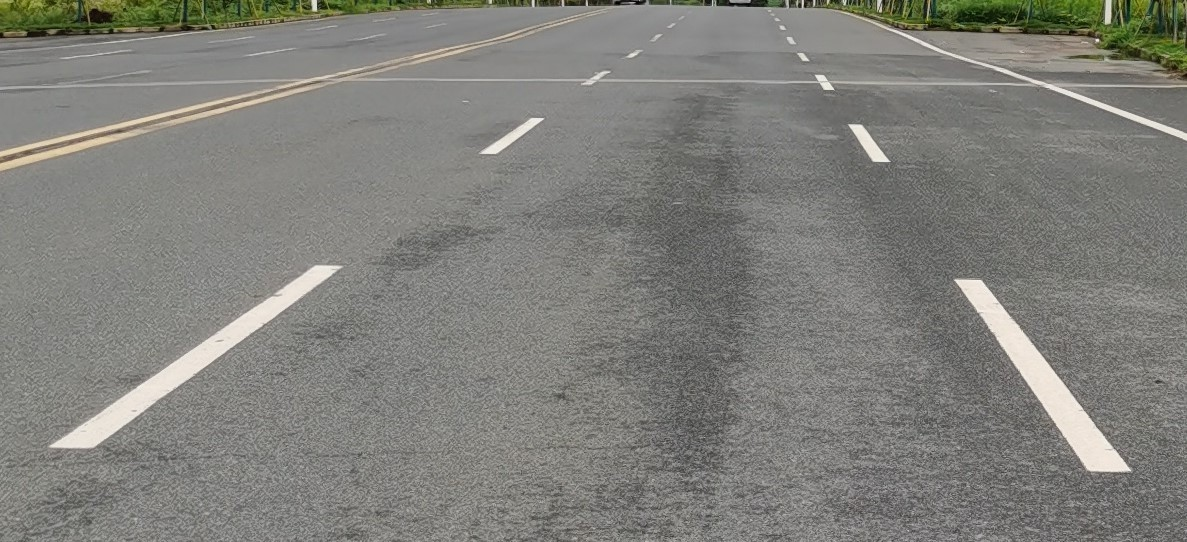
#> input picture vr.jpg, 1187 x 542 px
$ python car_line_pro.py
#> lines starting #> are read from the running program, lines starting #| are printed output that depends on the picture; after the words box and inside, x2 and y2 are one past the last pixel; in counts of white or black regions, pixels touching at a corner belong together
# # 导入os模块，用于执行操作系统命令
# import os
# # 使用pip命令安装opencv-python库，这是cv2的Python接口
# os.system('pip install opencv-python')

import numpy as np
import cv2

img = cv2.imread('vr.jpg')
#> img is the input picture: shape (542, 1187, 3); mean B, G, R 122.6, 127.9, 128.2
# cv2.imshow('img', img)
# cv2.waitKey(0)

# 转为灰度图
gray = cv2.cvtColor(img, cv2.COLOR_BGR2GRAY)
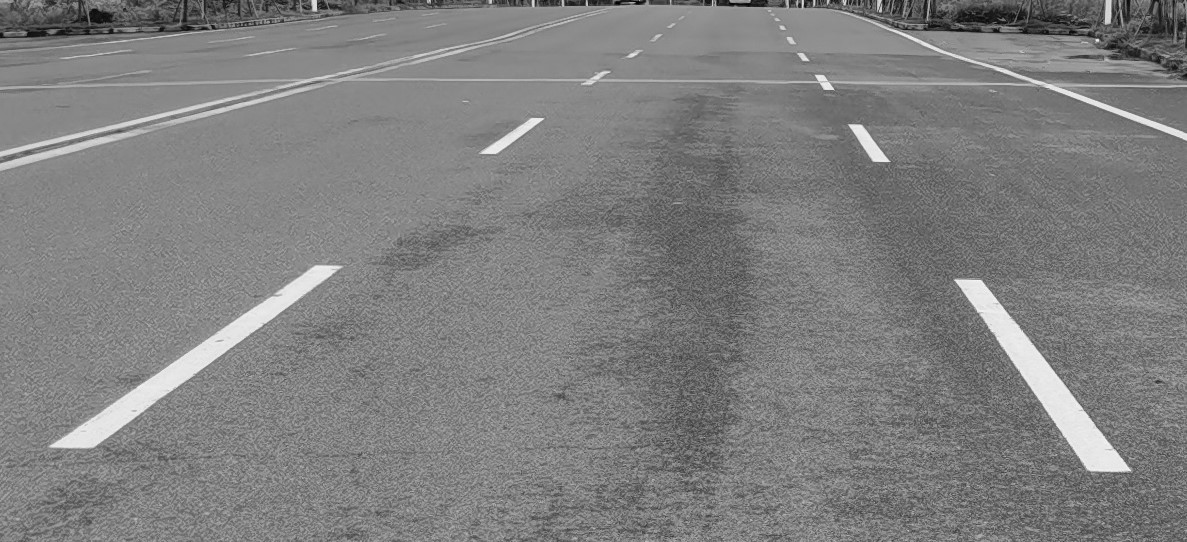
#> gray: shape (542, 1187); min 0, max 248, mean 127.5
cv2.imwrite('gray.jpg', gray)
# cv2.waitKey(0)

"""
中间可以使用滤波做处理
高斯滤波：cv2.GaussianBlur(图像:gray, 高斯核:[5, 5], sigmaX:1)
2D滤波：cv2.filter2D(图像:gray, deep:-1, kernel)
归一化卷积框：cv2.blur(图像:gray, ksize:(5, 5))
中值模糊：cv2.medianBlur(图像:gray, ksize:5)
"""

# Canny算子获得边缘
edge_img = cv2.Canny(gray, 210, 300)
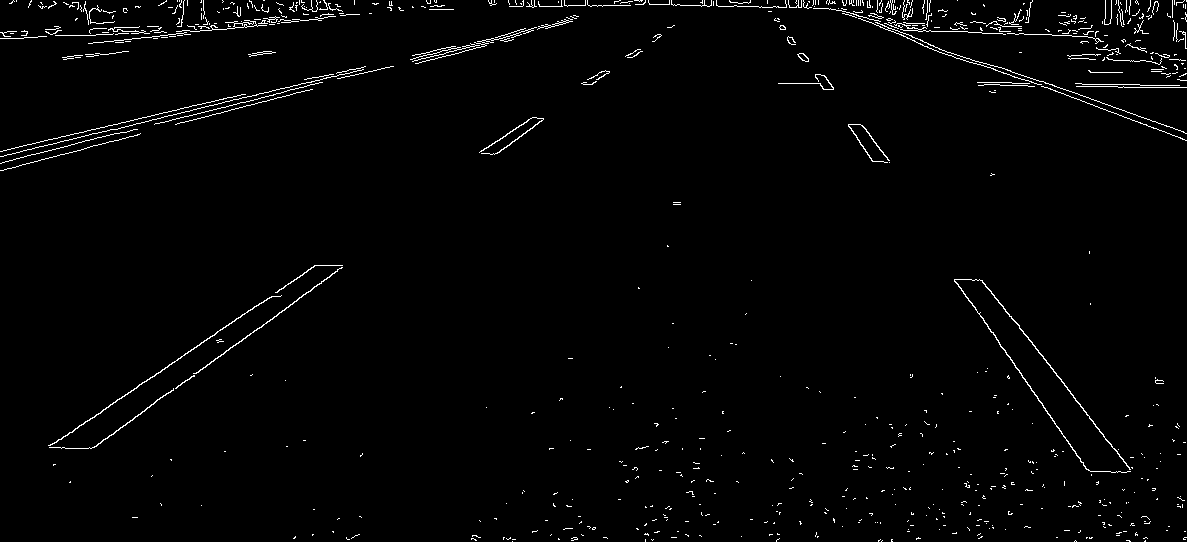
#> edge_img: shape (542, 1187); 1.7% white in thin lines or dots
cv2.imwrite('edge_img.jpg', edge_img)
# cv2.waitKey(0)

# 取车道线的区域
poly_pts = np.array([[[0, 460], [1150, 470], [780, 0], [650, 0]]]) # 需要自己标定
mask = np.zeros_like(edge_img)

cv2.fillPoly(mask, poly_pts, color=255)
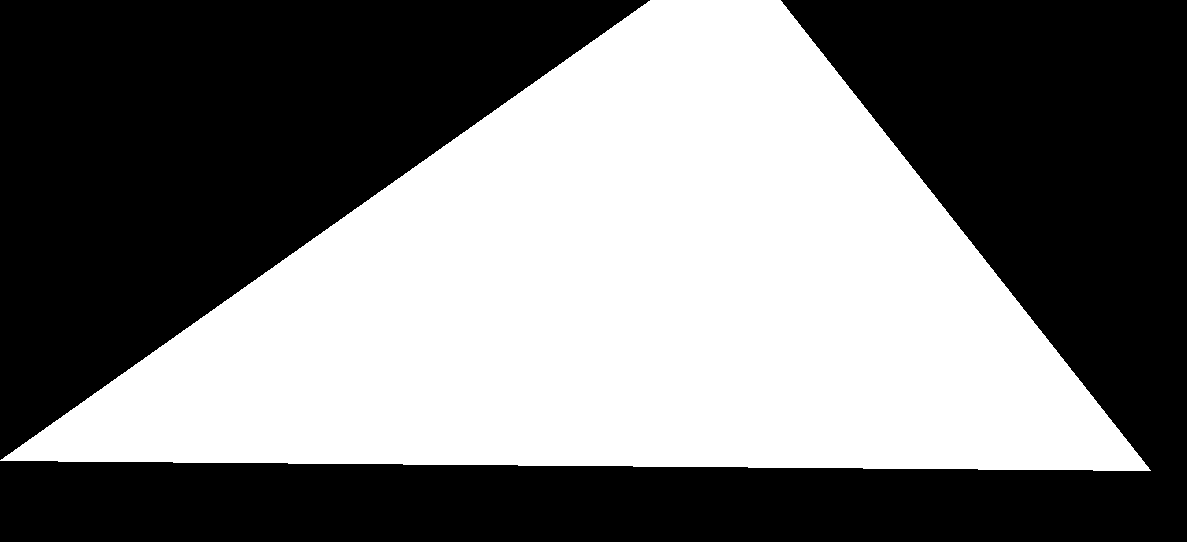
#> mask: shape (542, 1187); 46.6% white; 1 white region, box (x1, y1, x2, y2) and area: (0, 0, 1151, 471) 299501
img_mask = cv2.bitwise_and(edge_img, mask)
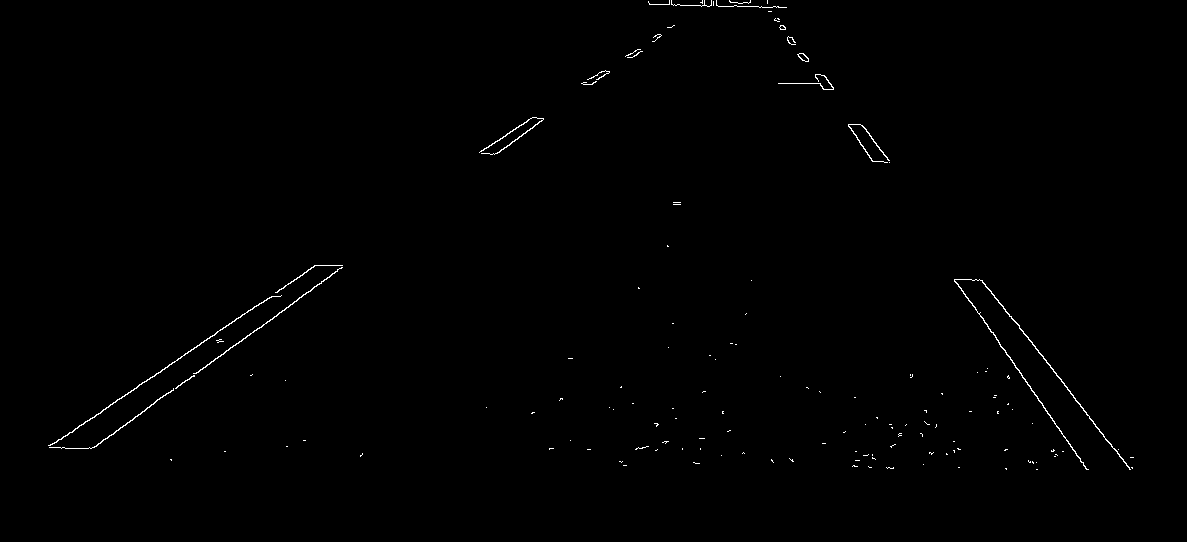
#> img_mask: shape (542, 1187); 0.45% white in thin lines or dots, all inside (x1, y1, x2, y2) = (48, 0, 1134, 470)
cv2.imwrite('img_mask.jpg', img_mask)
# cv2.waitKey(0)

# hough变换获得直线
lines = cv2.HoughLinesP(img_mask, 1, np.pi/180, 15)
#> lines = 267 rows, first 6: [797, 54, 800, 58], [1096, 426, 1099, 429], [220, 330, 236, 319], [175, 388, 182, 383], [285, 308, 286, 307], [256, 329, 257, 328]

# 计算斜率的函数
def calculate_slope(line):
    x_1, y_1, x_2, y_2 = line[0]
    return (y_2-y_1)/(x_2-x_1)

left_line = [x for x in lines if calculate_slope(x) > 0]
#> left_line = 69 items, first 6: [[797, 54, 800, 58]], [[1096, 426, 1099, 429]], [[970, 301, 976, 309]], [[1106, 439, 1112, 446]], [[995, 337, 1055, 423]], [[1064, 385, 1066, 387]]
right_line = [x for x in lines if calculate_slope(x) < 0]
#> right_line = 103 items, first 6: [[220, 330, 236, 319]], [[175, 388, 182, 383]], [[285, 308, 286, 307]], [[256, 329, 257, 328]], [[238, 343, 243, 339]], [[497, 153, 527, 131]]


def reject_abnormal_lines(lines, threshold=0.2):
    """
    剔除斜率不一致的线段
    :param lines: 线段集合, [np.array([[x_1, y_1, x_2, y_2]]),np.array([[x_1, y_1, x_2, y_2]]),...,np.array([[x_1, y_1, x_2, y_2]])]
    """
#> called with threshold = 0.2
    slopes = [calculate_slope(line) for line in lines]
#> slopes = 69 values, max 2 at index 33, min 1 at index 1, mean 1.15
    while len(lines) > 0:
        mean = np.mean(slopes)
        diff = [abs(s - mean) for s in slopes]
        idx = np.argmax(diff)
        if diff[idx] > threshold:
            slopes.pop(idx)
            lines.pop(idx)
        else:
            break
#> this loop made 16 passes
#> (mean, idx) on passes 1 to 12: (1.15, 33), (1.13, 34), (1.13, 37), (1.12, 47), (1.12, 47), (1.11, 4), (1.11, 10), (1.1, 21), (1.1, 0), (1.09, 1), (1.09, 41), (1.08, 32)
#> after the loop, lines = 54 items, first 6: [[1096, 426, 1099, 429]], [[1106, 439, 1112, 446]], [[1064, 385, 1066, 387]], [[981, 280, 1017, 324]], [[1083, 410, 1087, 415]], [[801, 58, 803, 60]]; slopes = 54 values, max 1.25 at index 4, min 1 at index 0, mean 1.07
    return lines

reject_abnormal_lines(left_line)
reject_abnormal_lines(right_line)
#> the loop in reject_abnormal_lines (call 2), `while len(lines) > 0:` made 27 passes
#> (mean, idx) on passes 1 to 12: (-0.85, 63), (-0.857, 74), (-0.86, 81), (-0.864, 84), (-0.867, 17), (-0.87, 24), (-0.873, 27), (-0.876, 37), (-0.879, 57), (-0.882, 34), (-0.884, 72), (-0.887, 28)

# numpy用最小二乘法拟合直线
def least_fit(lines):
    """
            将lines中的线段拟合成一条线段
            :param lines: 线段集合, [np.array([[x_1, y_1, x_2, y_2]]),np.array([[x_1, y_1, x_2, y_2]]),...,np.array([[x_1, y_1, x_2, y_2]])]
            :return: 线段上的两点,np.array([[xmin, ymin], [xmax, ymax]])
            """
    x_coords = np.ravel([[line[0][0], line[0][2]] for line in lines])
#> x_coords = 108 values, max 1129 at index 47, min 776 at index 68, mean 952.5
    y_coords = np.ravel([[line[0][1], line[0][3]] for line in lines])
#> y_coords = 108 values, max 467 at index 47, min 6 at index 20, mean 251.1
    poly = np.polyfit(x_coords, y_coords, deg=1)
#> poly = [1.29, -982.1]
    point_min = (np.min(x_coords), np.polyval(poly, np.min(x_coords)))
#> point_min = (776, 22.59)
    point_max = (np.max(x_coords), np.polyval(poly, np.max(x_coords)))
#> point_max = (1129, 479.6)
    return np.array([point_min, point_max], dtype=np.int64)

# 获得左右两条车道线
left_line = least_fit(left_line)
#> left_line = [[776, 22], [1129, 479]]
right_line = least_fit(right_line)
#> right_line = [[56, 461], [777, -43]]

# 在图上画线
cv2.line(img, tuple(left_line[0]), tuple(left_line[1]), color=(0, 0, 255), thickness=2)
cv2.line(img, tuple(right_line[0]), tuple(right_line[1]), color=(0, 0, 255), thickness=2)
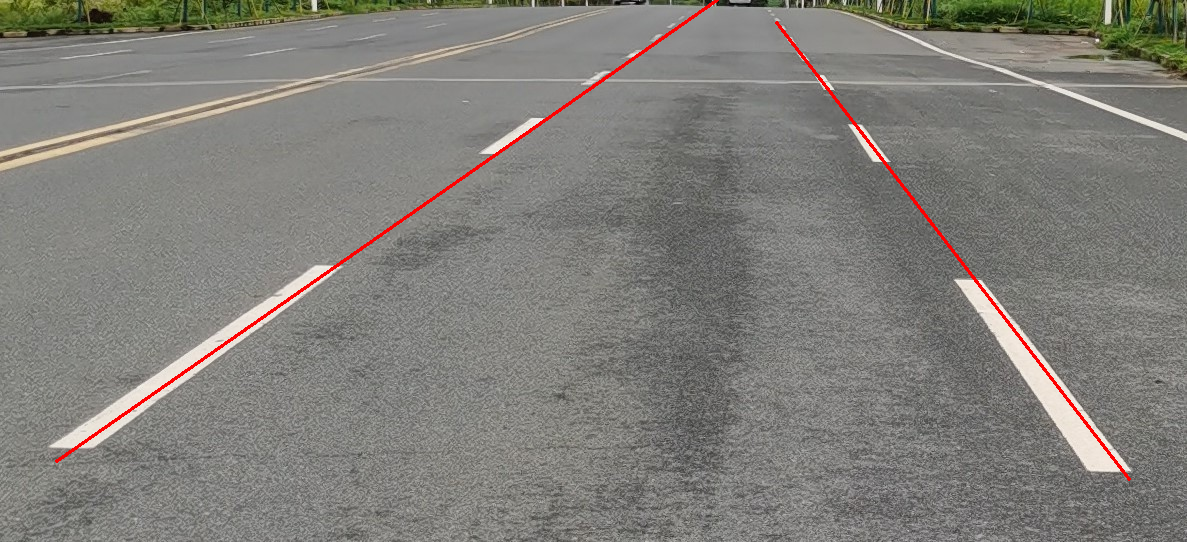
#> img: shape (542, 1187, 3); mean B, G, R 121.4, 126.7, 128.7

cv2.imwrite('img.jpg', img)
